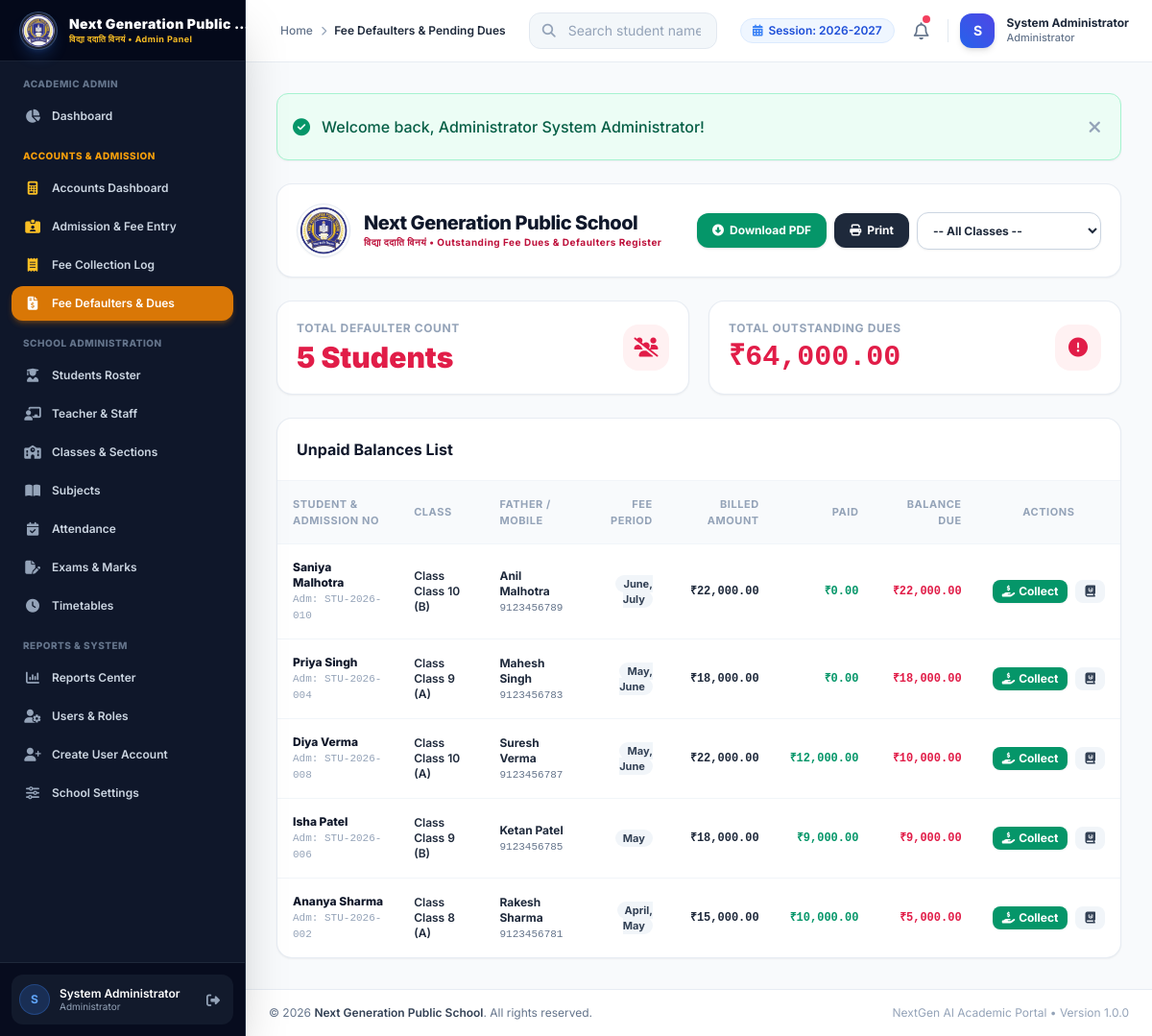
Before: /admin/accounts/due_list.php (signed in) with the older database file.
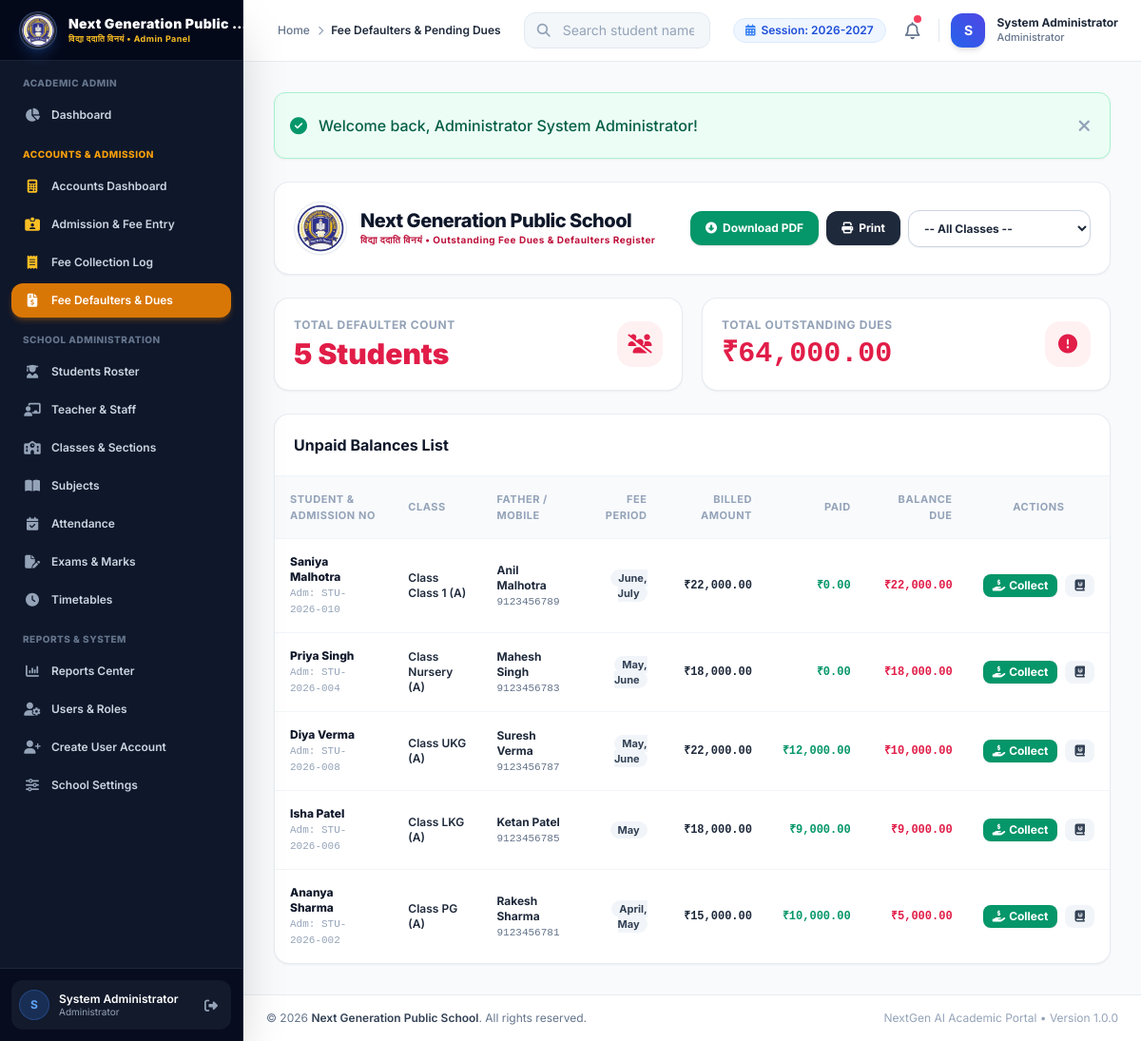
After: the same page with the newer database file.
### tables this page shows
CREATE TABLE `fees` (
  `id` INT AUTO_INCREMENT PRIMARY KEY,
  `student_id` INT NOT NULL,
  `class_id` INT NOT NULL,
  `registration_fee` DECIMAL(10,2) DEFAULT 0.00,
  `admission_fee` DECIMAL(10,2) DEFAULT 0.00,
  `annual_fee` DECIMAL(10,2) DEFAULT 0.00,
  `tuition_fee` DECIMAL(10,2) DEFAULT 0.00,
  `library_fee` DECIMAL(10,2) DEFAULT 0.00,
  `computer_fee` DECIMAL(10,2) DEFAULT 0.00,
  `activity_fee` DECIMAL(10,2) DEFAULT 0.00,
  `magazine_fee` DECIMAL(10,2) DEFAULT 0.00,
  `exam_fee` DECIMAL(10,2) DEFAULT 0.00,
  `penalty_fee` DECIMAL(10,2) DEFAULT 0.00,
  `other_fee` DECIMAL(10,2) DEFAULT 0.00,
  `discount_amount` DECIMAL(10,2) DEFAULT 0.00,
  `fee_type` VARCHAR(50) DEFAULT 'Admission & Term',
  `total_amount` DECIMAL(10,2) NOT NULL,
  `paid_amount` DECIMAL(10,2) NOT NULL,
  `remaining_amount` DECIMAL(10,2) NOT NULL,
  `paid_months` VARCHAR(255) DEFAULT 'April, May',
  `payment_date` DATE NOT NULL,
  `payment_method` ENUM('Cash', 'UPI', 'Card', 'Bank Transfer', 'Cheque') DEFAULT 'Cash',
  `payment_status` ENUM('Paid', 'Partial', 'Pending') NOT NULL,
  `remarks` VARCHAR(255) DEFAULT NULL,
  `created_at` DATETIME DEFAULT CURRENT_TIMESTAMP,
  `updated_at` DATETIME DEFAULT CURRENT_TIMESTAMP ON UPDATE CURRENT_TIMESTAMP,
  FOREIGN KEY (`student_id`) REFERENCES `students`(`id`) ON DELETE CASCADE,
  FOREIGN KEY (`class_id`) REFERENCES `classes`(`id`) ON DELETE CASCADE
);

CREATE TABLE `classes` (
  `id` INT AUTO_INCREMENT PRIMARY KEY,
  `class_name` VARCHAR(50) NOT NULL,
  `section` VARCHAR(20) NOT NULL,
  `teacher_id` INT DEFAULT NULL,
  `room_number` VARCHAR(30) NOT NULL,
  `academic_session` VARCHAR(30) NOT NULL DEFAULT '2026-2027',
  `created_at` DATETIME DEFAULT CURRENT_TIMESTAMP,
  `updated_at` DATETIME DEFAULT CURRENT_TIMESTAMP ON UPDATE CURRENT_TIMESTAMP,
  FOREIGN KEY (`teacher_id`) REFERENCES `teachers`(`id`) ON DELETE SET NULL
);

CREATE TABLE `students` (
  `id` INT AUTO_INCREMENT PRIMARY KEY,
  `admission_no` VARCHAR(30) NOT NULL UNIQUE,
  `password` VARCHAR(255) DEFAULT NULL,
  `first_name` VARCHAR(50) NOT NULL,
  `last_name` VARCHAR(50) NOT NULL,
  `father_name` VARCHAR(100) NOT NULL,
  `mother_name` VARCHAR(100) NOT NULL,
  `dob` DATE NOT NULL,
  `gender` ENUM('Male', 'Female', 'Other') NOT NULL,
  `class_id` INT NOT NULL,
  `section` VARCHAR(20) NOT NULL,
  `mobile` VARCHAR(20) NOT NULL,
  `email` VARCHAR(100) DEFAULT NULL,
  `address` TEXT,
  `admission_date` DATE NOT NULL,
  `photo` VARCHAR(255) DEFAULT NULL,
  `status` ENUM('Active', 'Inactive', 'Graduated') DEFAULT 'Active',
  `created_at` DATETIME DEFAULT CURRENT_TIMESTAMP,
  `updated_at` DATETIME DEFAULT CURRENT_TIMESTAMP ON UPDATE CURRENT_TIMESTAMP,
  FOREIGN KEY (`class_id`) REFERENCES `classes`(`id`) ON DELETE CASCADE
);

### includes/auth.php (called while the page is built, shortened)
<?php
function base_url($path = '') {
    $script_name = $_SERVER['SCRIPT_NAME'] ?? '';
    if (strpos($script_name, '/admin/') !== false) {
        $root = substr($script_name, 0, strpos($script_name, '/admin/'));
    } elseif (strpos($script_name, '/teacher/') !== false) {
        $root = substr($script_name, 0, strpos($script_name, '/teacher/'));
    } elseif (strpos($script_name, '/student/') !== false) {
        $root = substr($script_name, 0, strpos($script_name, '/student/'));
    } else {
        $dir = dirname($script_name);
        $root = ($dir === '/' || $dir === '\\') ? '' : $dir;
    }
    $clean_path = ltrim($path, '/');
    return rtrim($root, '/') . ($clean_path ? '/' . $clean_path : '');
}
function e($string) {
    return htmlspecialchars($string ?? '', ENT_QUOTES, 'UTF-8');
}

### admin/accounts/due_list.php (the view, shortened to what the changed rows need)
<?php
require_once __DIR__ . '/../../includes/auth.php';
$sql = "SELECT f.*, s.admission_no, s.first_name, s.last_name, s.father_name, s.mobile, c.class_name, c.section
    FROM fees f
    JOIN students s ON f.student_id = s.id
    JOIN classes c ON f.class_id = c.id
    WHERE f.remaining_amount > 0";
$params = [];
$sql .= " ORDER BY f.remaining_amount DESC";
$stmt = $pdo->prepare($sql);
$stmt->execute($params);
$defaulters = $stmt->fetchAll();
require_once __DIR__ . '/../../includes/header.php';
?>
<div class="space-y-6 max-w-5xl mx-auto">
    <div class="flex flex-col sm:flex-row sm:items-center justify-between gap-4 bg-white p-5 rounded-2xl border border-slate-200/80 shadow-sm">
        <div class="flex items-center space-x-3.5">
            <div>
                <h1 class="text-xl font-extrabold text-slate-900 tracking-tight leading-tight">Next Generation Public School</h1>
            </div>
        </div>
    </div>
    <div id="defaulters-list-printable-card" class="bg-white rounded-2xl border border-slate-200/80 shadow-sm overflow-hidden">
        <div class="overflow-x-auto">
            <table class="w-full text-left border-collapse">
                <thead>
                    <tr class="bg-slate-50 text-[11px] font-extrabold text-slate-400 uppercase tracking-wider border-b border-slate-100">
                        <th class="p-4">Student & Admission No</th>
                        <th class="p-4">Class</th>
                        <th class="p-4">Father / Mobile</th>
                        <th class="p-4 text-right">Fee Period</th>
                        <th class="p-4 text-right">Billed Amount</th>
                        <th class="p-4 text-right">Paid</th>
                        <th class="p-4 text-right">Balance Due</th>
                        <th class="p-4 text-center">Actions</th>
                    </tr>
                </thead>
                <tbody class="divide-y divide-slate-100 text-xs text-slate-700">
                    <?php if (empty($defaulters)): ?>
                        <tr>
                            <td colspan="8" class="p-8 text-center text-slate-400 font-medium">No pending dues recorded. All students are up-to-date!</td>
                        </tr>
                    <?php else: ?>
                        <?php foreach ($defaulters as $d): ?>
                            <tr class="hover:bg-slate-50/70 transition-colors">
                                <td class="p-4">
                                    <span class="font-extrabold text-slate-900 block"><?= e($d['first_name'] . ' ' . $d['last_name']) ?></span>
                                    <span class="text-[11px] font-mono text-slate-400">Adm: <?= e($d['admission_no']) ?></span>
                                </td>
                                <td class="p-4 font-semibold text-slate-800">Class <?= e($d['class_name']) ?> (<?= e($d['section']) ?>)</td>
                                <td class="p-4">
                                    <span class="font-bold text-slate-800 block"><?= e($d['father_name']) ?></span>
                                    <span class="text-[11px] text-slate-500 font-mono"><?= e($d['mobile']) ?></span>
                                </td>
                                <td class="p-4 text-right">
                                    <span class="px-2 py-0.5 rounded-full text-[11px] font-bold bg-slate-100 text-slate-700">
                                        <?= e($d['paid_months'] ?? 'Admission') ?>
                                    </span>
                                </td>
                                <td class="p-4 text-right font-mono font-bold text-slate-800">₹<?= number_format($d['total_amount'], 2) ?></td>
                                <td class="p-4 text-right font-mono font-bold text-emerald-600">₹<?= number_format($d['paid_amount'], 2) ?></td>
                                <td class="p-4 text-right font-mono font-extrabold text-rose-600">₹<?= number_format($d['remaining_amount'], 2) ?></td>
                                <td class="p-4 text-center">
                                    <div class="flex items-center justify-center space-x-2">
                                        <a href="<?= base_url('admin/fees/add.php?student_id=' . $d['student_id']) ?>" class="px-2.5 py-1 bg-emerald-600 hover:bg-emerald-700 text-white font-bold text-xs rounded-lg shadow-sm transition-all flex items-center space-x-1">
                                            <i class="fa-solid fa-hand-holding-dollar"></i>
                                            <span>Collect</span>
                                        </a>
                                        <a href="<?= base_url('admin/accounts/student_ledger.php?student_id=' . $d['student_id']) ?>" title="View Ledger" class="px-2.5 py-1 bg-slate-100 hover:bg-slate-200 text-slate-700 font-bold text-xs rounded-lg transition-all">
                                            <i class="fa-solid fa-book-journal-whills"></i>
                                        </a>
                                    </div>
                                </td>
                            </tr>
                        <?php endforeach; ?>
                    <?php endif; ?>
                </tbody>
            </table>
        </div>
    </div>
</div>
<?php require_once __DIR__ . '/../../includes/footer.php'; ?>

Changed rows visible on the page:
changed through a linked row, fees "June, July": class.class_name "Class 10" → "Class 1"; class.section "B" → "A"
changed through a linked row, fees "Priya Singh": class.class_name "Class 9" → "Nursery"
changed through a linked row, fees "Diya Verma": class.class_name "Class 10" → "UKG"
changed through a linked row, fees "May": class.class_name "Class 9" → "LKG"; class.section "B" → "A"
changed through a linked row, fees "April, May": class.class_name "Class 8" → "PG"
